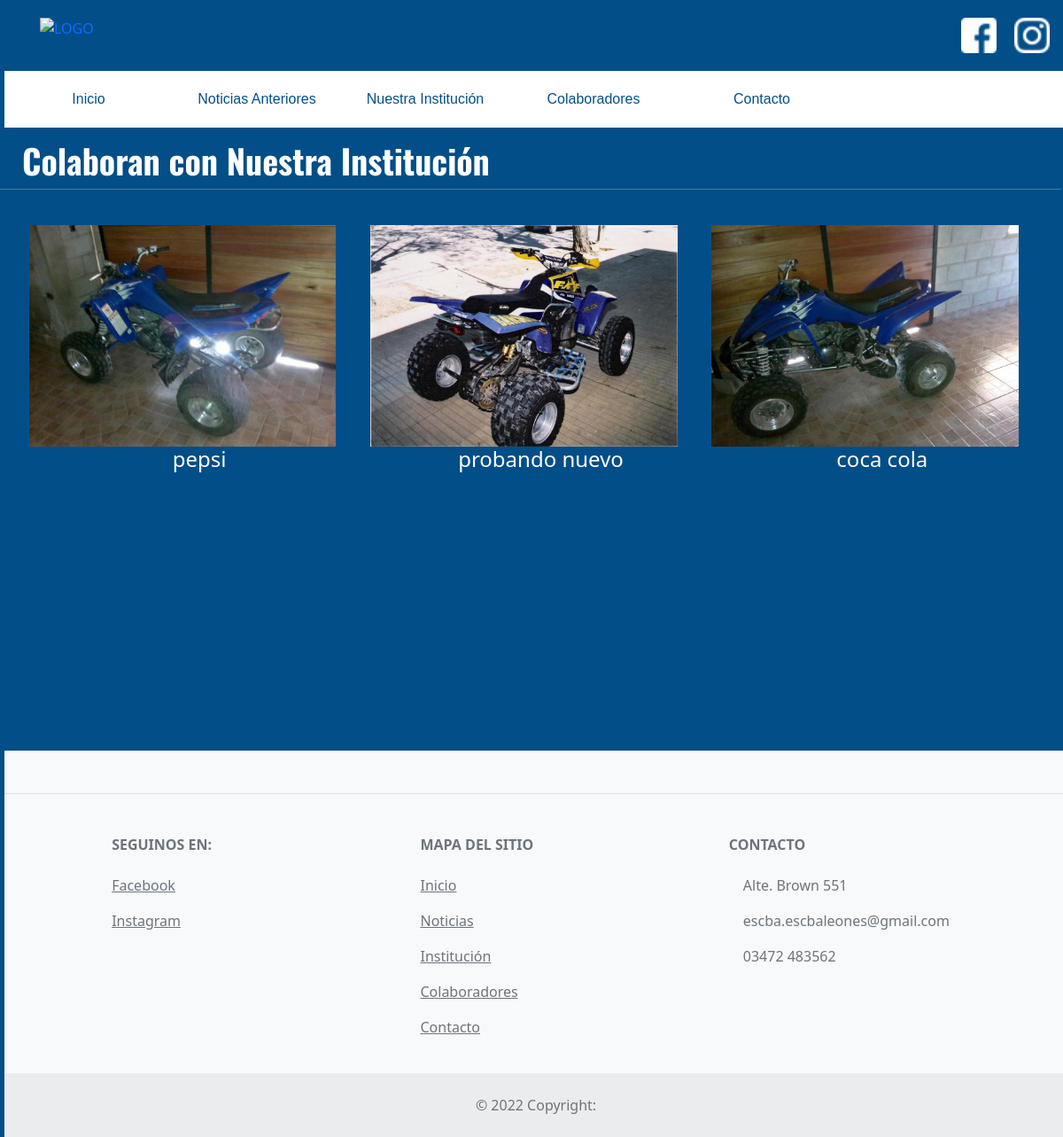
The app's page /colaboradores.php with its own data.
### tables this page shows
CREATE TABLE IF NOT EXISTS `colaboradores` (
  `id` int UNSIGNED NOT NULL AUTO_INCREMENT,
  `razonSocial` varchar(255) NOT NULL,
  `logo` varchar(255) NOT NULL,
  `sitioWeb` varchar(255) DEFAULT NULL,
  `fechaAlta` timestamp NULL DEFAULT NULL,
  `fechaBaja` timestamp NULL DEFAULT NULL,
  `destacado` char(1) NOT NULL DEFAULT '1' COMMENT '0 = DESTACADO 1 = NO DESTACADO',
  `borrado` char(1) DEFAULT NULL,
  PRIMARY KEY (`id`)
);

### admin/config.php (called while the page is built, shortened)
<?php
$admin_config = array(
	'usuario_por_pagina'=> '4',
	'colaboradores_por_pagina'=> '6',
	'carpeta_imagenes' => '../img/'
);
?>

### functions.php (called while the page is built, shortened)
<?php
function pagina_actual(){
	return isset($_GET['p']) ? (int)$_GET['p']: 1;
}
function obtener_colaboradores_front($colaboradores_por_pagina, $conexion){
	$inicio = (pagina_actual() > 1) ? (pagina_actual() * $colaboradores_por_pagina - $colaboradores_por_pagina) : 0;
	$sentencia = $conexion->prepare("SELECT *, DATE_FORMAT(fechaAlta, '%d-%m-%Y') as fechaAlta, DATE_FORMAT(fechaBaja, '%d-%m-%Y') as fechaBaja  FROM colaboradores WHERE borrado = 0 ORDER BY destacado ASC, fechaBaja ASC, id ASC LIMIT {$inicio}, {$colaboradores_por_pagina}");
	$sentencia->execute();
	return $sentencia->fetchAll();
}
?>

### colaboradores.php (the view, shortened to what this page needs)
<?php
require 'admin/config.php';
require 'functions.php';
$conexion = conexion($bd_config);
$colaboradores = obtener_colaboradores_front($admin_config['colaboradores_por_pagina'], $conexion);
?>
<!DOCTYPE html>
<html lang="en">
<head>
    <link rel="stylesheet" href="libs/bootstrap/css/bootstrap.min.css">
    <link rel="stylesheet" href="css/estilos.css">
    <link
    rel="stylesheet"
    href="https://cdnjs.cloudflare.com/ajax/libs/animate.css/4.1.1/animate.min.css"/>
</head>
<body class="container-fluid">
    <?php require 'nav.php';?>
    <div class="container-fluid">
        <div class="row col-xs-12 col-sm-12 col-md-12 col-lg-12 col-xl-12">
        <?php if (!$colaboradores) {
                echo '<HR class="linea">';
                echo '<h1 class="colabH1">Aún no Tenemos Colaboradores en Nuestra Institución</h1>';
                echo '<HR class="linea">';
            }else{?>
                <h1 class="colabH1">Colaboran con Nuestra Institución</h1>
                <HR class="linea">
                <main>
                    <section  class="contenidoCol">
                    <?php
                        $hoy=date("d-m-Y");
                        foreach($colaboradores as $colaborador):?>
                        <?php if ( $colaborador['logo'] != '') {
                            $logo = $colaborador['logo'];
                        }else{
                            $logo = 'colaboradorsBlanco';
                        }?>
                        <?php if ( $colaborador['fechaBaja'] >= $hoy) {?>
                            <div class="infoCol container-fluid">
                                <a href="<?php echo $colaborador['sitioWeb'];?>" target="_blank"><img class="imgCol" src="img/colaboradores/<?php echo $logo;?>" alt="Colaborador"></a>
                                <h1 class="colH1"><?php echo $colaborador['razonSocial'];?></h1>
                            </div>
                        <?php }?>
                    	<?php endforeach; ?>
                    </section>
                </main>
            <?php  }?>
            </div>
        </div>
    <?php require 'footer.php';?>
</body>
</html>

### css/estilos.css (style rules this page uses)
* { padding: 0; margin: 0; box-sizing: border-box; }
.container-fluid { margin: 0; padding: 0; margin-left: 5px; }
body { background-color: #014e89; overflow-x: hidden; width: 100%; }
.linea { margin-bottom: 20px; border: none; height: 8px; background: white; }
.colabH1 { font-family: "Oswald", sans-serif; font-size: 38px; font-weight: bold; color: white; margin-left: 15px; margin-top: 15px; }
.contenidoCol { display: grid; grid-template-columns: 1fr 1fr 1fr; grid-template-rows: 1fr 1fr; align-items: center; justify-items: center; margin-left: 20px; }
.contenidoCol .colH1 { color: white; font-size: 24px; text-align: center; }
.contenidoCol .infoCol { margin-top: 20px; }
.contenidoCol .imgCol { width: 90%; height: 250px; margin-right: 20px; }

### records on screen
colaboradores: logo (picture), razonSocial "pepsi"
colaboradores: logo (picture), razonSocial "probando nuevo"
colaboradores: logo (picture), razonSocial "coca cola"
